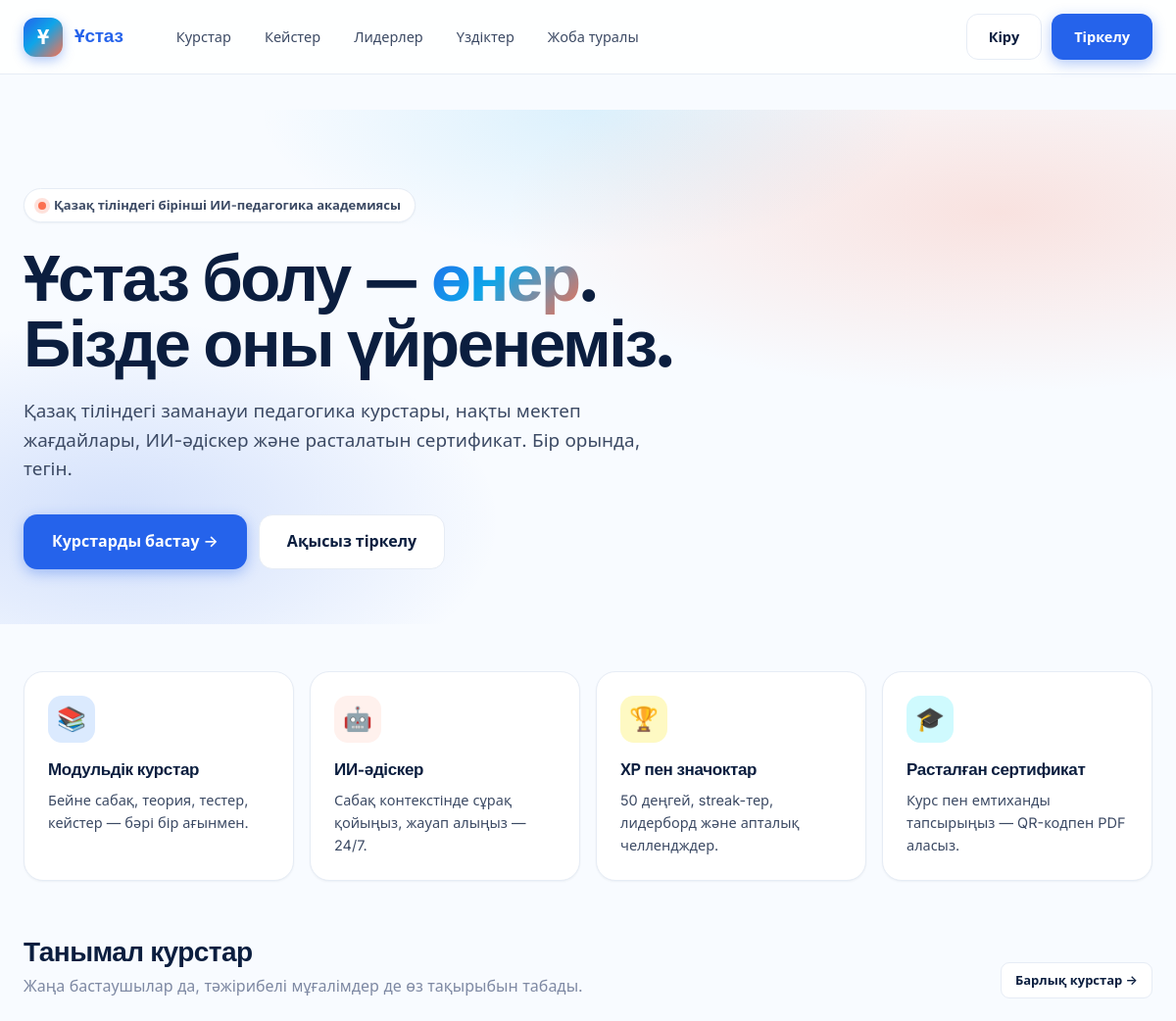
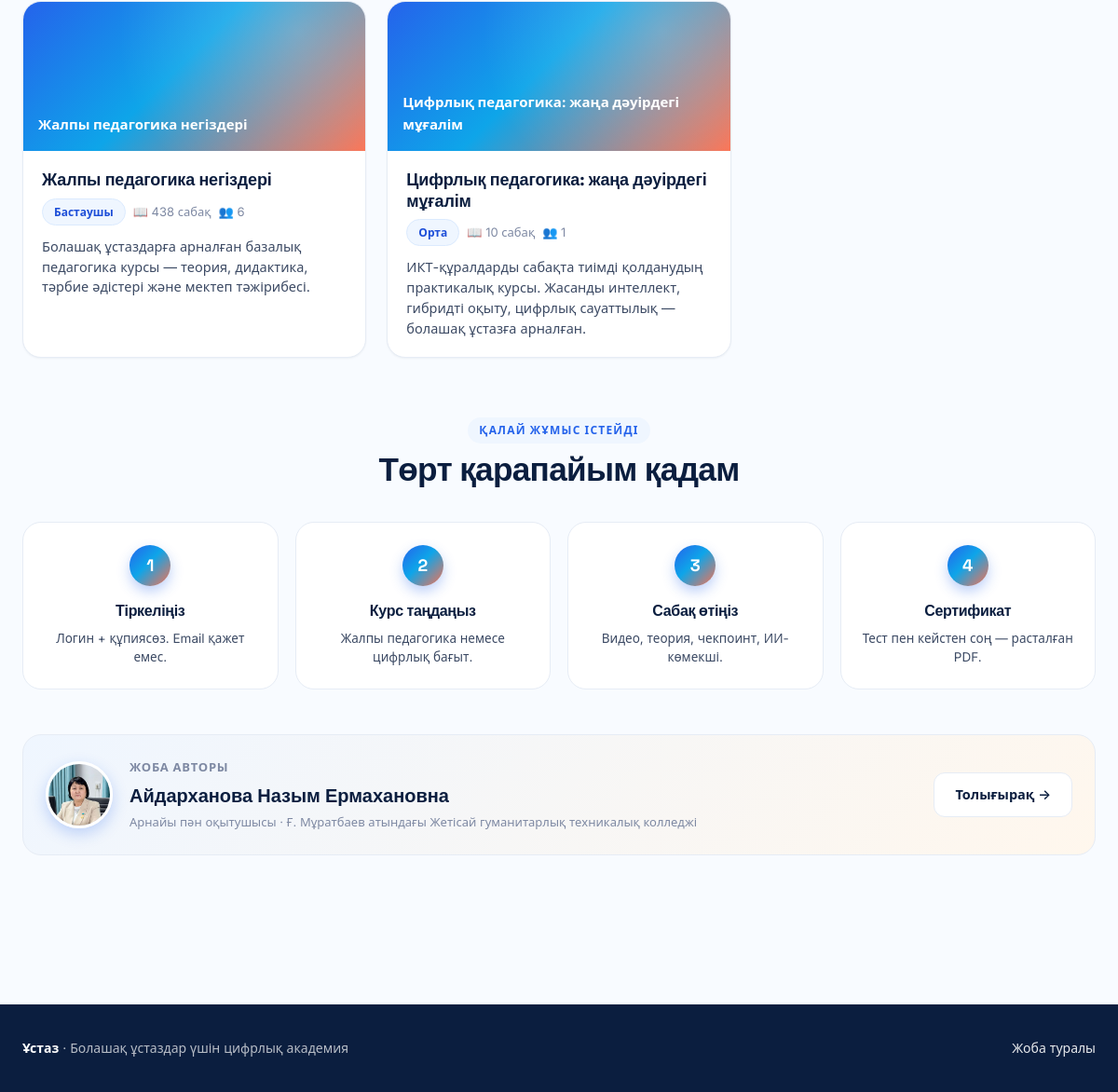
The page / on the database its author committed (2 pictures, top to bottom).
### courses/models.py (models this page shows, shortened)
class Course(models.Model):
    class Level(models.TextChoices):
        BEGINNER = "beginner", "Бастаушы"
        INTERMEDIATE = "intermediate", "Орта"
        ADVANCED = "advanced", "Жоғары"
    title = models.CharField(max_length=255)
    slug = models.SlugField(max_length=255, unique=True)
    short_description = models.CharField(max_length=300)
    description = models.TextField()
    cover = models.ImageField(upload_to="courses/covers/", blank=True, null=True)
    level = models.CharField(max_length=16, choices=Level.choices, default=Level.BEGINNER)
    language = models.CharField(max_length=8, default="kk")
    duration_hours = models.PositiveIntegerField(default=20)
    authors = models.ManyToManyField(
        settings.AUTH_USER_MODEL, related_name="authored_courses", blank=True
    )
    tags = models.CharField(max_length=255, blank=True, help_text="Үтірмен бөлінген тегтер")
    is_published = models.BooleanField(default=False)
    has_final_exam = models.BooleanField(default=True)
    final_exam_pass_pct = models.PositiveSmallIntegerField(default=70)
    created_at = models.DateTimeField(auto_now_add=True)
    updated_at = models.DateTimeField(auto_now=True)
    class Meta:
        ordering = ["-is_published", "title"]
    def get_absolute_url(self):
        return reverse("courses:detail", args=[self.slug])

### core/views.py (the view)
# urls.py: path("", views.landing, name="landing"),
def landing(request):
    if request.user.is_authenticated:
        return redirect("core:dashboard")
    courses = Course.objects.filter(is_published=True).annotate(
        lesson_count=Count("modules__lessons"),
        student_count=Count("enrollments", distinct=True),
    )[:6]
    return render(request, "core/landing.html", {"courses": courses})

### templates/core/landing.html (shortened to what this page needs)
{% extends "base.html" %}
{% load humanize static %}
{% block content %}
<section class="hero">
  <div class="container">
    <div class="hero-eyebrow">
      <span class="dot"></span>
      Қазақ тіліндегі бірінші ИИ-педагогика академиясы
    </div>
    <h1>Ұстаз болу — <span class="gr">өнер</span>.<br>Бізде оны үйренеміз.</h1>
    <p class="lead">
      Қазақ тіліндегі заманауи педагогика курстары, нақты мектеп жағдайлары,
      ИИ-әдіскер және расталатын сертификат. Бір орында, тегін.
    </p>
    <div class="hero-actions">
      <a class="btn btn-primary btn-lg" href="{% url 'courses:catalog' %}">Курстарды бастау →</a>
      <a class="btn btn-ghost btn-lg" href="{% url 'accounts:signup' %}">Ақысыз тіркелу</a>
    </div>
  </div>
</section>
<section class="container">
  <div class="feature-grid">
    <div class="feature-card v1">
      <div class="ico">📚</div>
      <h3>Модульдік курстар</h3>
      <p>Бейне сабақ, теория, тестер, кейстер — бәрі бір ағынмен.</p>
    </div>
    <div class="feature-card v2">
      <div class="ico">🤖</div>
      <h3>ИИ-әдіскер</h3>
      <p>Сабақ контекстінде сұрақ қойыңыз, жауап алыңыз — 24/7.</p>
    </div>
    <div class="feature-card v3">
      <div class="ico">🏆</div>
      <h3>XP пен значоктар</h3>
      <p>50 деңгей, streak-тер, лидерборд және апталық челлендждер.</p>
    </div>
    <div class="feature-card v4">
      <div class="ico">🎓</div>
      <h3>Расталған сертификат</h3>
      <p>Курс пен емтиханды тапсырыңыз — QR-кодпен PDF аласыз.</p>
    </div>
  </div>
  <div style="display:flex; align-items:end; justify-content:space-between; gap:20px; margin: 56px 0 24px; flex-wrap:wrap;">
    <div>
      <h2 style="margin: 0;">Танымал курстар</h2>
      <p class="muted" style="margin: 6px 0 0;">Жаңа бастаушылар да, тәжірибелі мұғалімдер де өз тақырыбын табады.</p>
    </div>
    <a href="{% url 'courses:catalog' %}" class="btn btn-ghost btn-sm">Барлық курстар →</a>
  </div>
  <div class="course-grid">
    {% for course in courses %}
      <a class="course-card" href="{{ course.get_absolute_url }}">
        <div class="course-cover">
          {% if course.cover %}<img src="{{ course.cover.url }}" alt="">{% else %}{{ course.title|truncatechars:60 }}{% endif %}
        </div>
        <div class="course-body">
          <h3 class="course-title">{{ course.title }}</h3>
          <div class="course-meta">
            <span class="pill">{{ course.get_level_display }}</span>
            <span class="muted">📖 {{ course.lesson_count }} сабақ</span>
            <span class="muted">👥 {{ course.student_count }}</span>
          </div>
          <div class="course-desc">{{ course.short_description }}</div>
        </div>
      </a>
    {% empty %}
      <div class="card">
        <p>Курстар жақын арада қосылады. Алғашқы курс — <strong>«Жалпы педагогика негіздері»</strong> — дайындалуда.</p>
      </div>
    {% endfor %}
  </div>
  <div class="hiw" style="margin: 64px 0 40px;">
    <div class="ab-section-head">
      <div class="ab-eyebrow">Қалай жұмыс істейді</div>
      <h2 style="margin: 8px 0 28px;">Төрт қарапайым қадам</h2>
    </div>
    <div class="hiw-grid">
      <div class="hiw-step">
        <div class="hiw-num">1</div>
        <h3>Тіркеліңіз</h3>
        <p>Логин + құпиясөз. Email қажет емес.</p>
      </div>
      <div class="hiw-step">
        <div class="hiw-num">2</div>
        <h3>Курс таңдаңыз</h3>
        <p>Жалпы педагогика немесе цифрлық бағыт.</p>
      </div>
      <div class="hiw-step">
        <div class="hiw-num">3</div>
        <h3>Сабақ өтіңіз</h3>
        <p>Видео, теория, чекпоинт, ИИ-көмекші.</p>
      </div>
      <div class="hiw-step">
        <div class="hiw-num">4</div>
        <h3>Сертификат</h3>
        <p>Тест пен кейстен соң — расталған PDF.</p>
      </div>
    </div>
  </div>
  <div class="author-teaser">
    <div class="author-teaser-inner">
      <img class="author-teaser-photo" src="{% static 'img/author-sm.jpg' %}" alt="Айдарханова Назым Ермахановна">
      <div style="flex:1;">
        <div class="small muted" style="text-transform:uppercase; letter-spacing:0.06em; font-weight:700;">Жоба авторы</div>
        <div style="font-family:'Space Grotesk',sans-serif; font-size:20px; font-weight:700; margin: 4px 0 2px;">Айдарханова Назым Ермахановна</div>
        <div class="muted small">Арнайы пән оқытушысы · Ғ. Мұратбаев атындағы Жетісай гуманитарлық техникалық колледжі</div>
      </div>
      <a class="btn btn-ghost" href="{% url 'core:about' %}">Толығырақ →</a>
    </div>
  </div>
</section>
{% endblock %}

### rows shown on the page
Course: title "Жалпы педагогика негіздері", level "Бастаушы", lesson_count "438", student_count "6", short_description "Болашақ ұстаздарға арналған базалық педагогика курсы — теория, дидактика, тәрбие әдістері және мектеп тәжірибесі."
Course: title "Цифрлық педагогика: жаңа дәуірдегі мұғалім", level "Орта", lesson_count "10", student_count "1", short_description "ИКТ-құралдарды сабақта тиімді қолданудың практикалық курсы. Жасанды интеллект, гибридті оқыту, цифрлық сауаттылық — болашақ ұстазға арналған."

### other values the page prints
{{ PLATFORM_NAME }} "Ұстаз"
{{ PLATFORM_TAGLINE }} "Болашақ ұстаздар үшін цифрлық академия"
